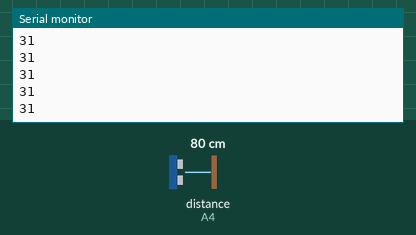
This sketch was run on a simulated Arduino Uno, built with avr-gcc and run on an emulated ATmega328P. On the bench: the last lines printed to the serial monitor. Wiring (inferred from the names in the program): ultrasonic range finder: trigger A4; echo A4. Inputs (shaded band) come from the test bench; at power-on: distance to the obstacle (sensor on A4) 80 cm. The echo pulse lasts 58.3 µs per cm.

Above: at 1.2 s.
1.3 s: distance to the obstacle (sensor on A4) set to 2 cm
At 2.1 s:
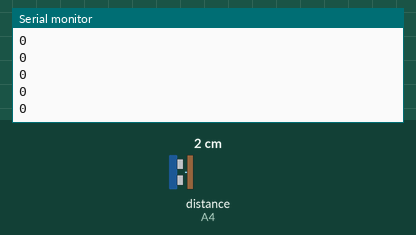
2.8 s: distance to the obstacle (sensor on A4) set to 4 cm
At 3.7 s:
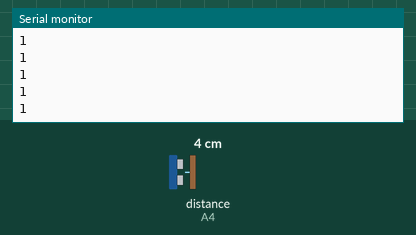
Timing chart, 0 to 5.8 s (numbered marks = the images above; inputs shaded):
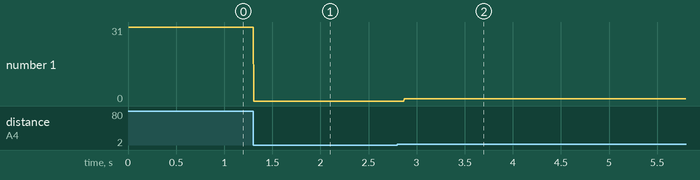

Measured:
- after the input at 1.3 s, the serial monitor: prints a new line at once (image 1)
- after the input at 2.8 s, the serial monitor: prints a new line after 0.07 s (image 2)
- plotted number 1: 31 → 0 after the input at 1.3 s, 0 → 1 after the input at 2.8 s

The sketch:

UltraSonic.ino
```cpp
/*
  Author:
          Matt Tucker
  Description:
          This is a test of the ultrasonic sensor. It will return the distance between the sensor
          and an object in serial.
*/

//***UltraSonic***//
const int pingPin = A4;
//********END*****

void setup()
{
  Serial.begin(9600);
}

//***UltraSonic***
//This will be returning a value in the form of a long, so instead of "void" we need to use "long"
long Sensor_loop()
{
  long microseconds, inches;

  //Sensor sends out a pulse and listens for a response
  pinMode(pingPin, OUTPUT);
  digitalWrite(pingPin, LOW);
  delayMicroseconds(2);
  digitalWrite(pingPin, HIGH);
  delayMicroseconds(5);
  digitalWrite(pingPin, LOW); pinMode(pingPin, INPUT);
  microseconds = pulseIn(pingPin, HIGH);

  //Converts time(microseconds) to distance(inches)---(t*k=d), k=[inches/time]
  //You may find this value to be inaccurate. If it is, you can use a ruler and
  //a book to find out what the value is off by inoder to calculate what you need.
  // k_new=k_old*(d_actual/d_sensor)
  inches = long(microseconds / 148);

  //Print distance values
  Serial.println(inches);
  return inches;

  //Waits 1 second
  delay(1000);
}

void loop()
{
  Sensor_loop();
}
```
